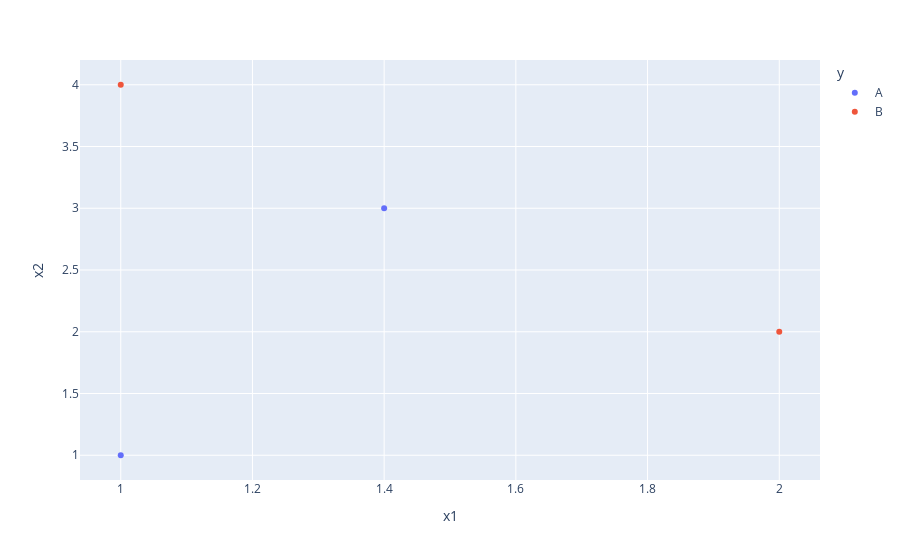

Write notebook code for a chart like this one.
### Code cell
px.scatter(data_frame=df,
           x='x1',
           y='x2',
           color='y')

### Figure 1 — Plotly figure (JSON) as saved in the notebook; plotly's stock layout.template omitted (floating-point values rounded to 4 significant figures)
{"data": [{"hovertemplate": "y=A<br>x1=%{x}<br>x2=%{y}<extra></extra>", "legendgroup": "A", "marker": {"color": "#636efa", "symbol": "circle"}, "mode": "markers", "name": "A", "orientation": "v", "showlegend": true, "type": "scatter", "x": [1, 1.4], "xaxis": "x", "y": [1, 3], "yaxis": "y"}, {"hovertemplate": "y=B<br>x1=%{x}<br>x2=%{y}<extra></extra>", "legendgroup": "B", "marker": {"color": "#EF553B", "symbol": "circle"}, "mode": "markers", "name": "B", "orientation": "v", "showlegend": true, "type": "scatter", "x": [2, 1], "xaxis": "x", "y": [2, 4], "yaxis": "y"}], "layout": {"legend": {"title": {"text": "y"}, "tracegroupgap": 0}, "margin": {"t": 60}, "xaxis": {"anchor": "y", "domain": [0, 1], "title": {"text": "x1"}}, "yaxis": {"anchor": "x", "domain": [0, 1], "title": {"text": "x2"}}}}
